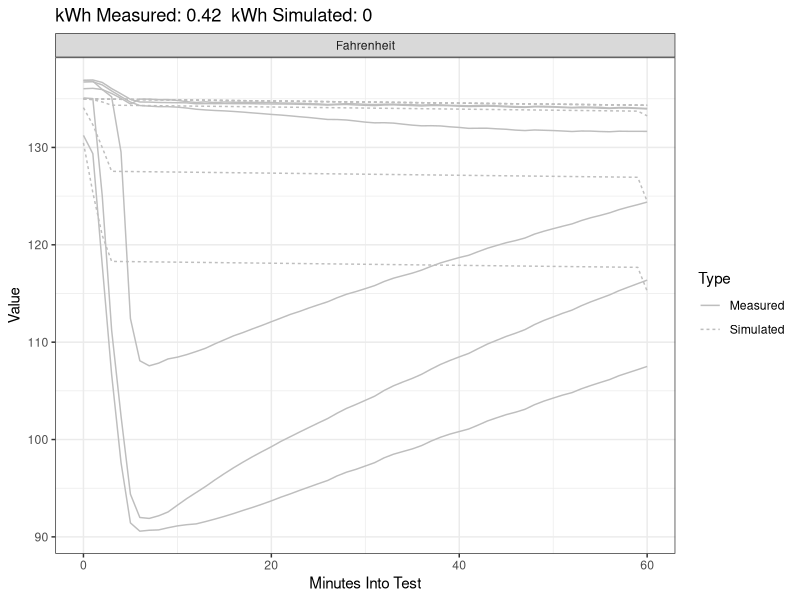

Write the R code that produced this figure.
# global.R for the hpwh Test Tool. Run simulations, blah blah blah
library(ggplot2)

# 
# setwd("/storage/homes/michael/Documents/HPWH/HPWHsim/testTool/")
# # setwd("/storage/server/nkvaltine/Projects/HPWHsim/testTool/")
# source("./runSims.R")
# rm(list = ls())
# setwd("/storage/server/nkvaltine/Projects/HPWHsim/testTool/HpwhTestTool")
# 
# setwd("/storage/homes/michael/Documents/HPWH/HPWHsim/testTool/HpwhTestTool")
# source("../collectLabResults.R")
# rm(list = ls())
# 
# setwd("/storage/homes/michael/Documents/HPWH/HPWHsim/testTool/HpwhTestTool")


allSimResults <- read.csv("allResults.csv")
allLabResults <- read.csv("allLabResults.csv")
fieldResults <- read.csv("fieldResults.csv")

varGuide <- data.frame("variable" = c("flow", "inputPower", "outputPower",
                                      "tcouples1", "tcouples2", "tcouples3",
                                      "tcouples4", "tcouples5", "tcouples6",
                                      "aveTankTemp"),
                       "units" = c("Gallons", rep("Watts", 2), 
                                   rep("Fahrenheit", 7)),
                       "category" = c("Draw", "Input Power", "Output Power",
                                      rep("Thermocouples", 6), "Average Tank Temp"))

allSimLong <- reshape2::melt(allSimResults, id.vars = c("minutes", "test", "model", "type"))
allLabLong <- reshape2::melt(allLabResults, id.vars = c("minutes", "test", "model", "type"))

allLong <- rbind(allSimLong, allLabLong)
allLong <- merge(allLong, varGuide)


# model <- "Voltex60"
# test <- "DOE_24hr67"
onePlot <- function(model, test, vars, tmin = 0, tmax = 1) {
  dset <- allLong[allLong$model == model & allLong$test == test, ]

  totalMinutes <- max(dset$minutes)
  dset <- dset[dset$minutes >= tmin * 60 & dset$minutes <= tmax * 60, ]
  
  inputPowerSim <- sum(dset$value[dset$variable == "inputPower" & dset$type == "Simulated"] / 60, na.rm = TRUE) / 1000
  inputPowerMeas <- sum(dset$value[dset$variable == "inputPower" & dset$type == "Measured"] / 60, na.rm = TRUE) / 1000
  inputPowerSim <- round(inputPowerSim, 2)
  inputPowerMeas <- round(inputPowerMeas, 2)    

  dset <- merge(dset, varGuide[varGuide$category %in% vars, ])
  dset$variable <- factor(dset$variable, levels = unique(as.character(dset$variable)))
  
#   c("Thermocouples", "Average Tank Temp",
#     "Draw", "Input Power", "Output Power")
  lineVars <- data.frame("vname" = c("aveTankTemp", "flow", "inputPower"),
                         "var" = c("Average Tank Temp", "Draw", "Input Power"))
  lineVars <- lineVars[lineVars$var %in% vars, ]

  dset$colourVar <- paste(dset$type, dset$category)
    
  colourScale <- 0
  p <- ggplot(dset) + theme_bw()
  if("Thermocouples" %in% vars) {
    p <- p + geom_line(data = dset[grep("tcouples", dset$variable), ],
                       aes(minutes, value, group = interaction(variable, type), linetype = type),
                       colour = "grey")
  } 
  if("Output Power" %in% vars) {
    p <- p + geom_point(data = dset[grep("output", dset$variable), ], 
               aes(minutes, value, col = colourVar, shape = type))
    colourScale <- 1
  } 
  if(nrow(lineVars)) {
    p <- p + geom_line(data = dset[dset$variable %in% lineVars$vname, ],
                           aes(minutes, value, col = colourVar, linetype = type))
    colourScale <- 1
  }
  if(colourScale) {
    p <- p + scale_colour_discrete(name = "Variable")
  }

  p <- p + facet_wrap(~units, scales = "free_y", ncol = 1) +
    xlab("Minutes Into Test") + ylab("Value") +
    scale_linetype_discrete(name = "Type")
  
  p <- p + ggtitle(paste("kWh Measured:", inputPowerMeas,
                         " kWh Simulated:", inputPowerSim))
  p
}
onePlot("GEred", "DOE_24hr50", "Thermocouples")


fieldPlot <- function(model) {
  dontUse <- c(10441, 13438, 23666, 90023, 90051) # Flip Flop Sites
  fieldResults$X <- NULL
  fieldResults2 <- fieldResults[fieldResults$model == model, ]
  fieldResults2 <- fieldResults2[!(fieldResults2$siteid %in% dontUse), ]
  if(!nrow(fieldResults2)) {
    stop(paste("Model", model, "not simulated yet."))
  }
  flong <- reshape2::melt(fieldResults2, 
                          id.vars = c("siteid", "model"))
  flong$type <- gsub("^(.+)\\.(.+)\\.(.+)$", "\\1", flong$variable)
  flong$heatSource <- gsub("^(.+)\\.(.+)\\.(.+)$", "\\2", flong$variable)
  simRows <- grep("Sim", flong$variable)
  measRows <- grep("Measured", flong$variable)
  flong$variable <- NULL
  f2 <- tidyr::spread(flong, type, value)
  
  ggplot(f2) + theme_bw() +
    geom_point(aes(Measured, Sim, col = heatSource)) +
    geom_smooth(aes(Measured, Sim, col = heatSource), method = "lm") +
    geom_abline(slope = 1, intercept = 0, linetype = "dashed") +
    facet_wrap(~heatSource, nrow = 2, scales = "free_x") +
    xlab("Measured kWh / Day") + ylab("Simulated kWh / Day")
  
#   means <- (fieldResults2$Sim.Total.kWh + fieldResults2$Measured.Total.kWh) / 2
#   
#   flong$siteid <- factor(flong$siteid, 
#                          levels = fieldResults2$siteid[sort(means, index.return = TRUE, decreasing = TRUE)$ix])
#   
#   ggplot(flong[-grep("Total", flong$variable), ]) + theme_bw() + 
#     geom_bar(aes(x = type, y = value, fill = heatSource), 
#              position = "stack", stat = "identity") +
#     facet_wrap(~siteid)
  
#   breaks1 <- c(2, 3, 5, 8, 10, 12, 15)
#   ggplot(fieldResults2) + theme_bw() + 
#     geom_point(aes(Measured.Total.kWh, Sim.Total.kWh)) + 
#     geom_smooth(aes(Measured.Total.kWh, Sim.Total.kWh), method = "lm") + 
#     geom_abline(slope = 1, intercept = 0, linetype = "dashed") +
#     scale_x_log10(breaks = breaks1) + scale_y_log10(breaks = breaks1) +
#     xlab("Measured Total kWh") + ylab("Simulated Total kWh")
#   
#   ggplot(fieldResults) + theme_bw() + 
#     geom_point(aes(Measured.Resistance.kWh, Sim.Resistance.kWh)) + 
#     geom_smooth(aes(Measured.Resistance.kWh, Sim.Resistance.kWh), method = "lm") + 
#     geom_abline(slope = 1, intercept = 0, linetype = "dashed") +
#     # scale_x_log10(breaks = breaks1) + scale_y_log10(breaks = breaks1) +
#     xlab("Measured Resistance kWh") + ylab("Simulated Resistance kWh")
#   
#   
#   ggplot(fieldResults) + theme_bw() + 
#     geom_point(aes(Measured.Compressor.kWh, Sim.Compressor.kWh)) + 
#     geom_smooth(aes(Measured.Compressor.kWh, Sim.Compressor.kWh), method = "lm") + 
#     geom_abline(slope = 1, intercept = 0, linetype = "dashed") +
#     scale_x_log10(breaks = breaks1) + scale_y_log10(breaks = breaks1) +
#     xlab("Measured Compressor kWh") + ylab("Simulated Compressor kWh")
#   
#   
}


# 
# hpwhProperties <- read.csv("hpwhProperties.csv")
# if(test == "DOE_24hr50") {
#   vname <- "EF50"
# } else if(test == "DOE2014_24hr50") {
#   vname <- "EF50_DOE2014"
# } else if(test == "DOE_24hr67") {
#   vname <- "EF67"
# } else if(test == "DOE2014_24hr67") {
#   vname <- "EF67_DOE2014"
# }